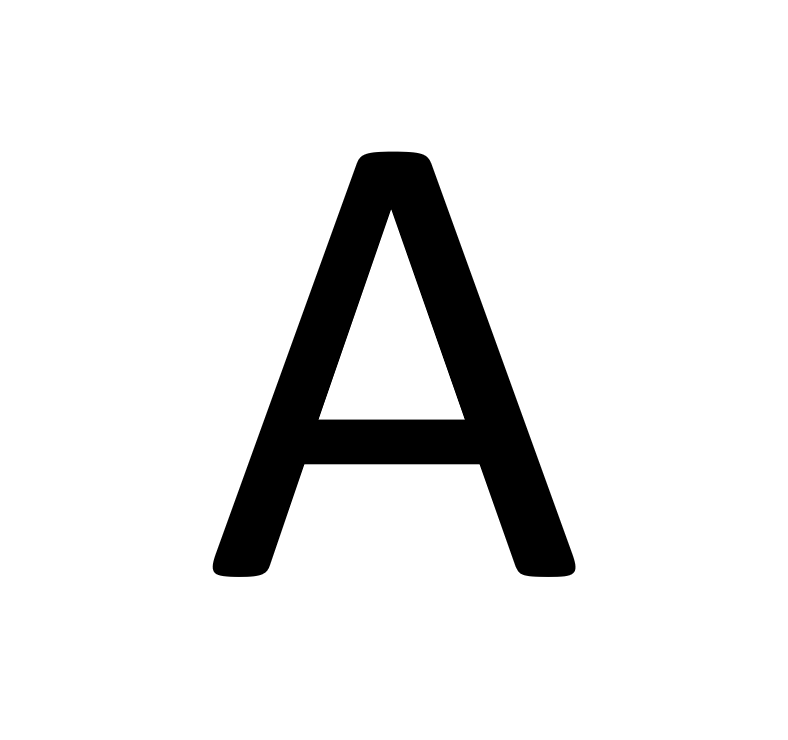
%> input picture Green Function Method/Capture.PNG, 788 x 740 px
$ octave image_binarize.m   (GNU Octave 9; MATLAB toolbox functions it lacks are replaced by stand-ins)
%> lines starting %> are read from the running program, lines starting %| are printed output that depends on the picture; in (x1, y1, x2, y2) boxes, pixels count from 0 and x2, y2 are one past the last pixel; in counts of white or black regions, pixels touching at a corner belong together; the program's own positions count from 1

img=imread('Capture.PNG');
%> img is the input picture: size 740x788x3 uint8; min 0, max 255, mean 231.6

img=rgb2gray(img);
%> img: size 740x788 uint8

Nt = 100;

[M, N] = size(img);
%> M = 740; N = 788
m = (M/Nt);
%> m = 7.4
n = (N/Nt);
%> n = 7.88

img_binarized = zeros(Nt, Nt);

for ii = 1:1:Nt

    for jj = 1:1:Nt

        img_binarized(ii, jj) = img(round(ii*m), round(jj*n));

    end

end
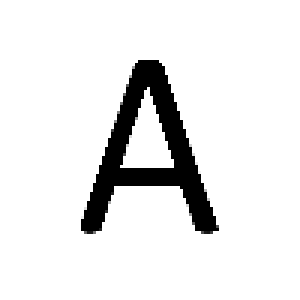
%> img_binarized: size 100x100 double (shown 3 times larger); min 0, max 255, mean 231.6

for ii = 1:1:Nt

    for jj = 1:1:Nt

        if img_binarized(ii, jj)>200
            img_binarized(ii, jj) = 0;
        else
            img_binarized(ii, jj) = 1;
        end

    end

end
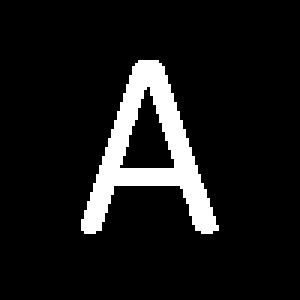
%> img_binarized: size 100x100 double (shown 3 times larger); values 0 (black) and 1 (white), 9.3% white; 1 white region, box (x1, y1, x2, y2) and area: (27, 20, 73, 78) 929

figure;
imagesc(abs(img));
colormap gray
colorbar
title('Original Image')
set(gcf, 'Position', [00, 00, 350, 300])
set(gca,'FontSize', 12) % Font Size

figure;
imagesc(abs(img_binarized));
colormap gray
colorbar
title('Binarized Image(desired pattern)')
set(gcf, 'Position', [00, 00, 350, 300])
set(gca,'FontSize', 12) % Font Size
